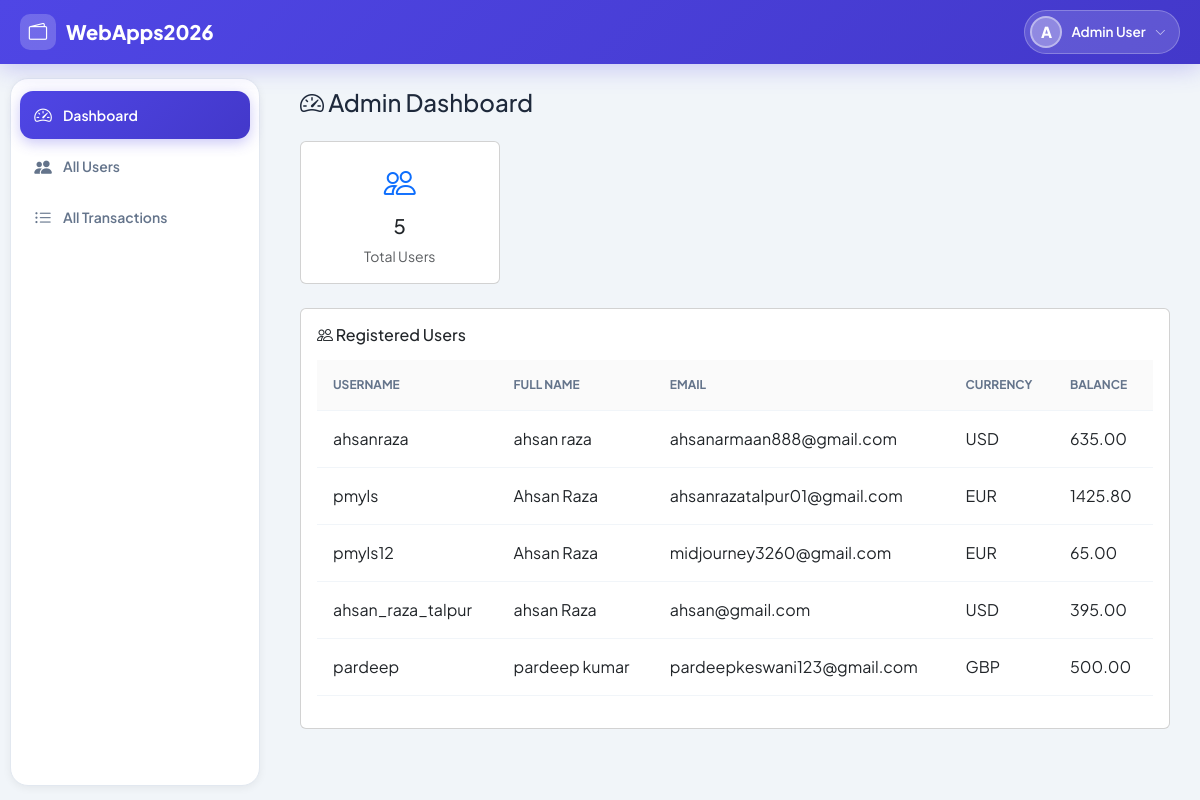
The app's page /webapps2026/admin/dashboard/ (signed in) with its own data.
### register/models.py (models this page shows, shortened)
class UserProfile(models.Model):
    CURRENCY_CHOICES = [
        ('GBP', 'GB Pounds (£)'),
        ('USD', 'US Dollars ($)'),
        ('EUR', 'Euros (€)'),
    ]
    user = models.OneToOneField(User, on_delete=models.CASCADE, related_name='profile')
    currency = models.CharField(max_length=3, choices=CURRENCY_CHOICES, default='GBP')
    balance = models.DecimalField(max_digits=12, decimal_places=2, default=0.00)
    is_admin = models.BooleanField(default=False)

### payapp/views.py (the view)
# urls.py: path('admin/dashboard/', views.admin_dashboard_view, name='admin_dashboard'),
@login_required
def admin_dashboard_view(request):
    if not request.user.profile.is_admin:
        return redirect('dashboard')
    from register.models import UserProfile
    users = UserProfile.objects.select_related('user').filter(is_admin=False)
    total_transactions = Transaction.objects.count()
    admin_count = UserProfile.objects.filter(is_admin=True).count()
    return render(request, 'admin/dashboard.html', {
        'users': users,
        'total_transactions': total_transactions,
        'admin_count': admin_count,
    })

### templates/admin/dashboard.html (shortened to what this page needs)
{% extends 'base.html' %}
{% block content %}
<h4 class="mb-4"><i class="bi bi-speedometer2"></i> Admin Dashboard</h4>
<div class="row mb-4">
    <div class="col-md-3">
        <div class="card p-3 text-center">
            <i class="bi bi-people fs-2 text-primary"></i>
            <h5 class="mt-2">{{ users|length }}</h5>
            <p class="text-muted small mb-0">Total Users</p>
        </div>
    </div>
</div>
<div class="card p-3">
    <h6 class="mb-3"><i class="bi bi-people"></i> Registered Users</h6>
    {% if users %}
    <table class="table table-hover table-sm">
        <thead class="table-light">
            <tr>
                <th>Username</th>
                <th>Full Name</th>
                <th>Email</th>
                <th>Currency</th>
                <th>Balance</th>
            </tr>
        </thead>
        <tbody>
            {% for u in users %}
            <tr>
                <td>{{ u.user.username }}</td>
                <td>{{ u.user.get_full_name }}</td>
                <td>{{ u.user.email }}</td>
                <td>{{ u.currency }}</td>
                <td>{{ u.balance }}</td>
            </tr>
            {% endfor %}
        </tbody>
    </table>
    {% else %}
    <p class="text-muted small">No users registered yet.</p>
    {% endif %}
</div>
{% endblock %}

### templates/base.html (shortened to what this page needs)
<!DOCTYPE html>
<html lang="en">
<head>
    <link href="https://cdn.jsdelivr.net/npm/bootstrap@5.3.0/dist/css/bootstrap.min.css" rel="stylesheet">
    <link href="https://cdn.jsdelivr.net/npm/bootstrap-icons@1.10.5/font/bootstrap-icons.css" rel="stylesheet">
    {% load static %}
    <link rel="stylesheet" href="{% static 'css/style.css' %}">
</head>
<body>
<nav class="navbar-modern">
    <div class="navbar-inner">
        <a class="navbar-brand" href="{% if user.is_authenticated %}{% url 'dashboard' %}{% else %}/{% endif %}">
            <div class="brand-icon"><i class="bi bi-wallet2"></i></div>
            <span>WebApps2026</span>
        </a>
        {% if user.is_authenticated %}
        <div style="position:relative;" id="userChipWrap">
            <div class="user-chip" id="userChip">
                <div class="user-avatar">{{ user.get_full_name|default:user.username|first|upper }}</div>
                <span class="user-chip-name">{{ user.get_full_name|default:user.username }}</span>
                <i class="bi bi-chevron-down user-chip-arrow"></i>
            </div>
        </div>
        {% endif %}
    </div>
</nav>
<div class="app-layout">
    {% if user.is_authenticated %}
    <div class="sidebar-wrapper" id="sidebarWrapper">
        <div class="sidebar-modern">
            <div class="sidebar-nav">
                {% if user.profile.is_admin %}
                <ul class="nav flex-column">
                    <li class="nav-item">
                        <a class="nav-link {% if request.resolver_match.url_name == 'admin_dashboard' %}active{% endif %}" href="{% url 'admin_dashboard' %}">
                            <i class="bi bi-speedometer2"></i><span>Dashboard</span>
                        </a>
                    </li>
                    <li class="nav-item">
                        <a class="nav-link {% if request.resolver_match.url_name == 'admin_users' %}active{% endif %}" href="{% url 'admin_users' %}">
                            <i class="bi bi-people-fill"></i><span>All Users</span>
                        </a>
                    </li>
                    <li class="nav-item">
                        <a class="nav-link {% if request.resolver_match.url_name == 'admin_transactions' %}active{% endif %}" href="{% url 'admin_transactions' %}">
                            <i class="bi bi-list-ul"></i><span>All Transactions</span>
                        </a>
                    </li>
                </ul>
                {% endif %}
            </div>
        </div>
    </div>
    {% endif %}
    <div class="main-content">
        {% block content %}{% endblock %}
    </div>
</div>
</body>
</html>

### records on screen
UserProfile: user.username "ahsanraza", user.get_full_name "ahsan raza", user.email "ahsanarmaan888@gmail.com", currency "USD", balance "635.00"
UserProfile: user.username "pmyls", user.get_full_name "Ahsan Raza", user.email "ahsanrazatalpur01@gmail.com", currency "EUR", balance "1425.80"
UserProfile: user.username "pmyls12", user.get_full_name "Ahsan Raza", user.email "midjourney3260@gmail.com", currency "EUR", balance "65.00"
UserProfile: user.username "ahsan_raza_talpur", user.get_full_name "ahsan Raza", user.email "ahsan@gmail.com", currency "USD", balance "395.00"
UserProfile: user.username "pardeep", user.get_full_name "pardeep kumar", user.email "pardeepkeswani123@gmail.com", currency "GBP", balance "500.00"

### other values on screen
{{ user.get_full_name|default:user.username|first|upper }} "A"
{{ user.get_full_name|default:user.username }} "Admin User"
{{ users|length }} "5"
